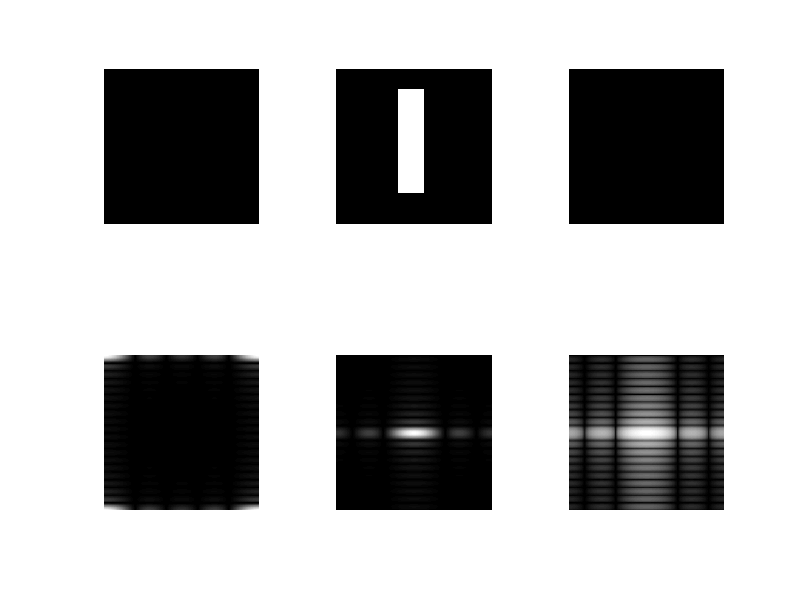

Source code (MATLAB): (Note: this script raises an error after producing the figure.)
%Create a black 30x30 image
f=zeros(30,30);
subplot(2,3,1), imshow(f,'InitialMagnification', 'fit')

% With a white rectangle in it.
f(5:24,13:17)=1;
subplot(2,3,2), imshow(f,'InitialMagnification', 'fit')

%Calculate the DFT. 
F=fft2(f);

%There are real and imaginary parts to F.
%Use the abs function to compute the magnitude 
%of the combined components.
%F2=abs(F);
subplot(2,3,3), imshow(log(abs(fftshift(F))),[], 'InitialMagnification','fit')

%To create a finer sampling of the Fourier transform, 
%you can add zero padding to f when computing its DFT 
%Also note that we use a power of 2, 2^256 
%This isbecause the FFT -Fast Fourier Transform - 
%is fastest when the image size has many factors.
F=fft2(f, 256, 256);
F2=abs(F);
subplot(2,3,4), imshow(F2, []) 

%The zero-frequency coefficient is displayed in the 
%upper left hand  corner. To display it in the center,
%you can use the function fftshift.
F2=fftshift(F);
F2=abs(F2);       
subplot(2,3,5),imshow(F2,[])

%In Fourier transforms, high peaks are so high they 
%hide details. Reduce contrast with the log function.
F2=log(1+F2);
subplot(2,3,6),imshow(F2,[]) 

sgtitle("Ashish Kumar, 23MAI10008")
